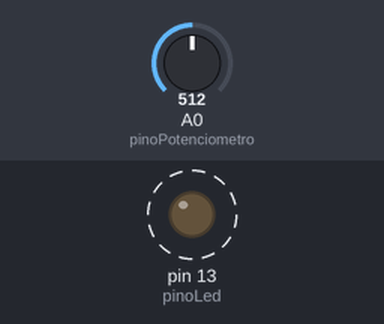
This sketch was run on a simulated Arduino Uno, built with avr-gcc and run on an emulated ATmega328P. On the bench: output pins drawn as LEDs (lit = HIGH). Dashed ring = blinking. The test bench sets the inputs (shaded band); at power-on: A0 (pinoPotenciometro) = 512.

Above: at 1.8 s.
1.9 s: A0 (pinoPotenciometro) set to 0
At 3.0 s:
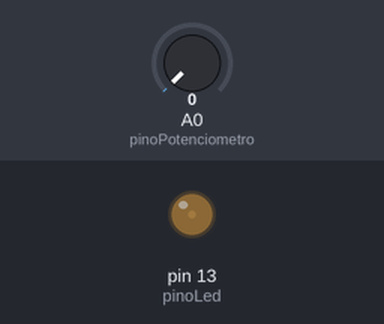
3.6 s: A0 (pinoPotenciometro) set to 122
At 3.9 s:
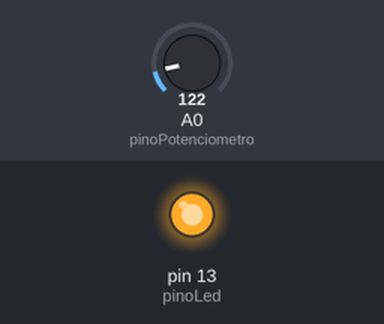
Timing chart, 0 to 13.1 s (numbered marks = the images above; inputs shaded):
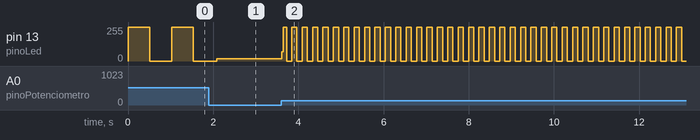

The sketch:

modulo04.ino
```cpp
const int pinoPotenciometro = 0;
const int pinoLed = 13;
int valPot = 0;


void setup(){
  pinMode(pinoLed, OUTPUT);
}

void loop(){
  valPot = analogRead(pinoPotenciometro);
  digitalWrite(pinoLed, HIGH);
  delay (valPot);
  digitalWrite(pinoLed, LOW);
  delay(valPot);

}
```

Measured:
- after the input at 3.6 s, pin 13 (pinoLed): 16/255 → 68/255 at once, then moves between 0/255 and 255/255, repeating every 0.24 s
- by itself, pin 13 (pinoLed): alternates 255/255 for 0.51 s and 0/255 for 0.51 s
